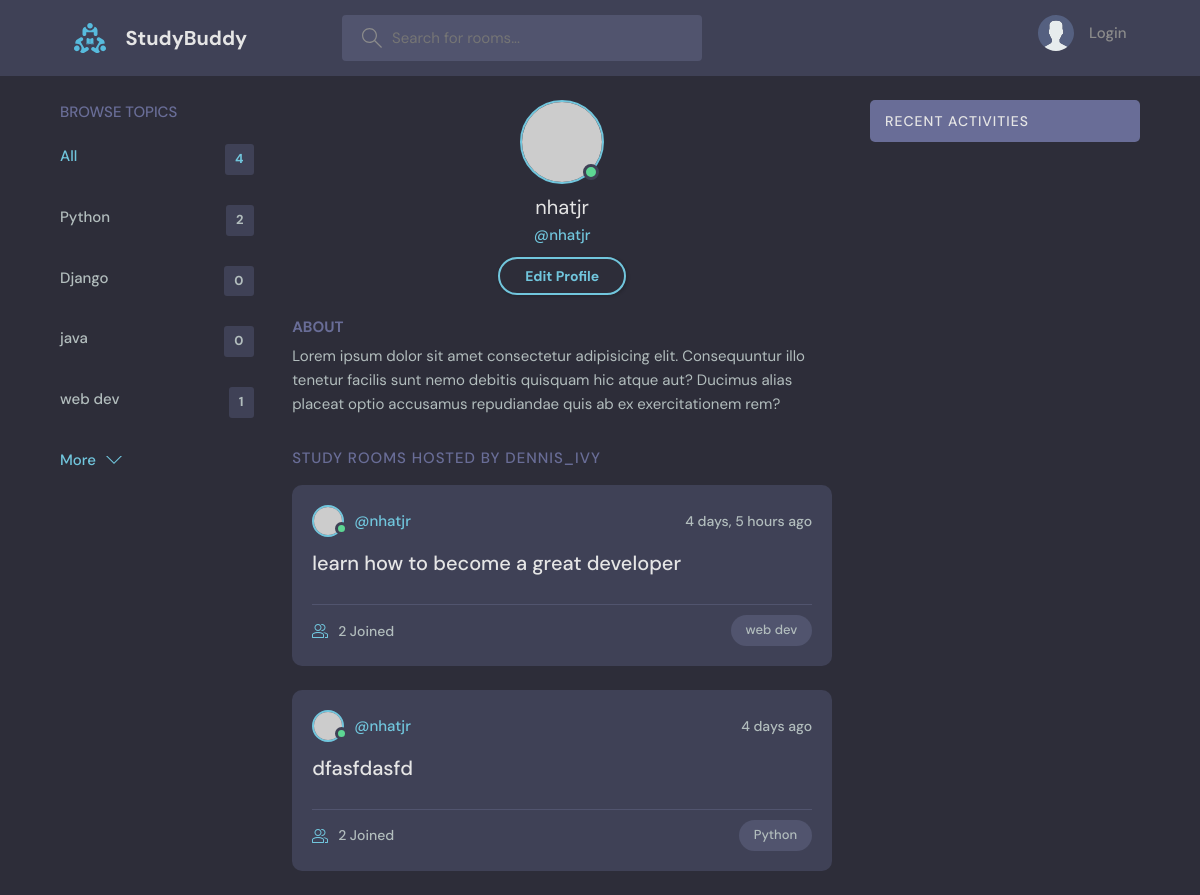
/profile/1/, run on an earlier commit of the app's database.
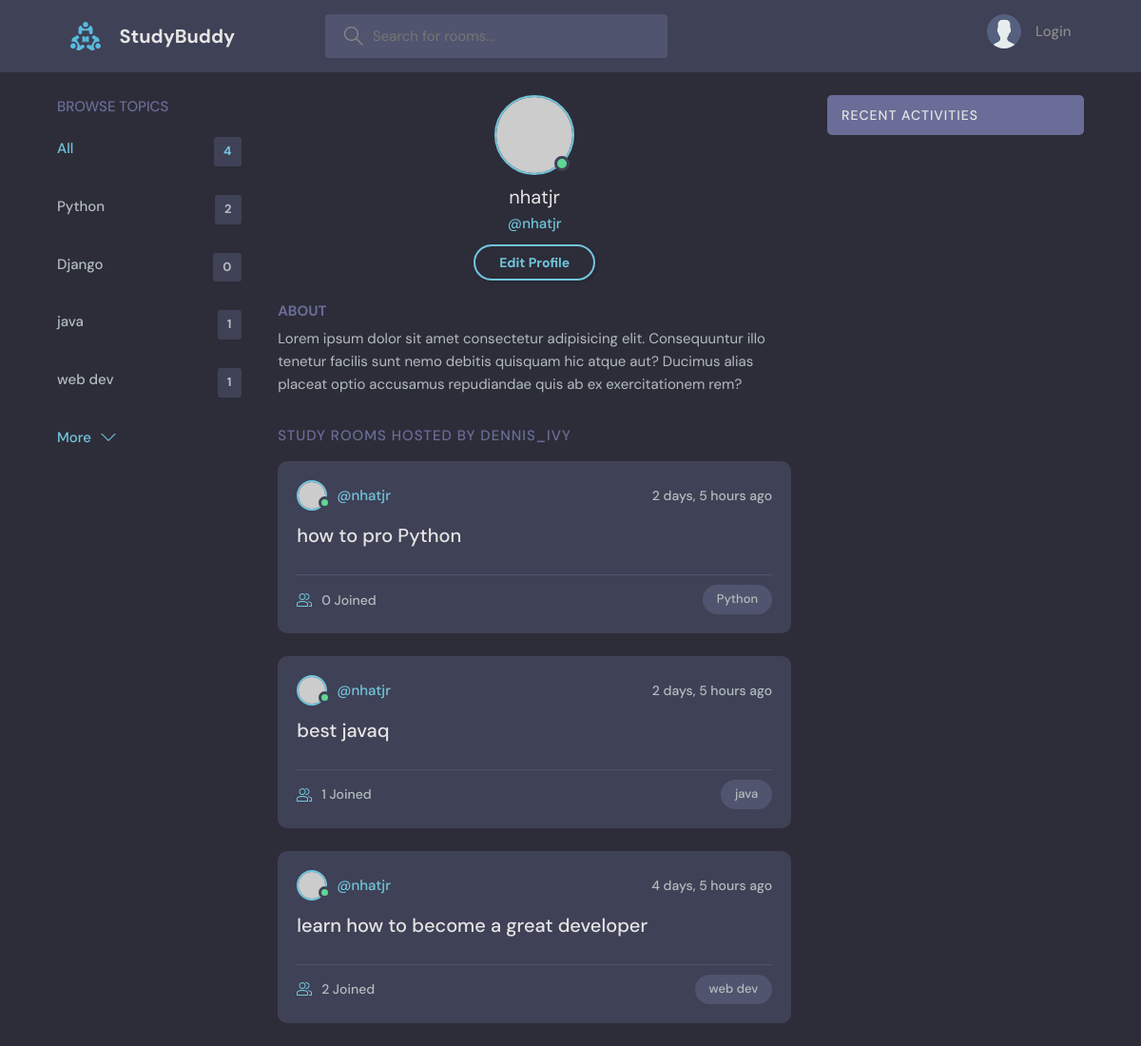
And on a later commit of the database.
### base/models.py (models this page shows, shortened)
class Topic(models.Model):
    name = models.CharField(max_length=200)

class Room(models.Model):
    host = models.ForeignKey(User, on_delete=models.SET_NULL, null = True)
    topic = models.ForeignKey(Topic, on_delete=models.SET_NULL, null = True)
    name = models.CharField(max_length=200)
    description = models.TextField(null=True, blank=True)
    participants = models.ManyToManyField(
        User,
        related_name='paticipants',
        blank=True)
    update = models.DateTimeField(auto_now=True)
    created = models.DateTimeField(auto_now_add=True)
    class Meta:
        ordering = ['-update', '-created']

### base/views.py (the view)
# urls.py: path('profile/<str:pk>/', views.userProfile, name="user-profile"),
def userProfile(request,pk):
    user = User.objects.get(id = pk)
    rooms = user.room_set.all()
    room_message = user.message_set.all()
    topics = Topic.objects.all()
    context = {'user' : user, 'rooms' : rooms, 'room_message' : room_message, 'topics' : topics}
    return render(request, 'base/profile.html', context)

### base/templates/base/profile.html
{% extends 'main.html' %}
{% block content %}
  <main class="profile-page layout layout--3">
    <div class="container">
      {% include 'base/topics_component.html' %}
      <div class="roomList">
        <div class="profile">
          <div class="profile__avatar">
            <div class="avatar avatar--large active">
              <img src="https://randomuser.me/api/portraits/men/11.jpg" />
            </div>
          </div>
          <div class="profile__info">
            <h3>{{user.username}}</h3>
            <p>@{{user.username}}</p>
            <a href="edit-user.html" class="btn btn--main btn--pill">Edit Profile</a>
          </div>
          <div class="profile__about">
            <h3>About</h3>
            <p>
              Lorem ipsum dolor sit amet consectetur adipisicing elit. Consequuntur illo tenetur
              facilis sunt nemo debitis quisquam hic atque aut? Ducimus alias placeat optio
              accusamus repudiandae quis ab ex exercitationem rem?
            </p>
          </div>
        </div>
        <div class="roomList__header">
          <div>
            <h2>Study Rooms Hosted by dennis_ivy</a>
            </h2>
          </div>
        </div>
        {% include 'base/feed_component.html' %}
      </div>
      {% include 'base/activity_component.html' %}
    </div>
  </main>
{% endblock %}

### templates/main.html (shortened to what this page needs)
<!DOCTYPE html>
{% load static %}
<html lang="en">
  <head>
    <link rel="stylesheet" href="{% static 'styles/style.css' %}" />
  </head>
  <body>
    {% include 'navbar.html' %}
    {% block content %}
    {% endblock %}
  </body>
</html>

### templates/navbar.html (shortened to what this page needs)
{% load static %}
<header class="header header--loggedIn">
    <div class="container">
      <a href="{% url 'home' %}" class="header__logo">
        <img src="{% static 'image/logo.svg' %}" />
        <h1>StudyBuddy</h1>
      </a>
      <form class="header__search" method="GET" action="{% url 'home' %}">
        <label>
          <input placeholder="Search for rooms..." />
        </label>
      </form>
      <nav class="header__menu">
        {% if request.user.is_authenticated %}
        <div class="header__user">
          <a href="profile.html">
            <div class="avatar avatar--medium active">
              <img src="https://randomuser.me/api/portraits/men/37.jpg" />
            </div>
            <p>{{request.user.username}} <span>@{{request.user.username}}</span></p>
          </a>
          <button class="dropdown-button">
            <svg version="1.1" xmlns="http://www.w3.org/2000/svg" width="32" height="32" viewBox="0 0 32 32">
              <title>chevron-down</title>
              <path d="M16 21l-13-13h-3l16 16 16-16h-3l-13 13z"></path>
            </svg>
          </button>
        </div>
        {% else %}
        <a href="{% url 'login' %}">
          <img src="{% static 'image/avatar.svg' %}" />
          <p>Login</p>
        </a>
        {% endif %}
      </nav>
    </div>
  </header>

### base/templates/base/topics_component.html (shortened to what this page needs)
<div class="topics">
    <div class="topics__header">
      <h2>Browse Topics</h2>
    </div>
    <ul class="topics__list">
      <li>
        <a href="{% url 'home' %}" class="active">All <span>{{topics.count}}</span></a>
      </li>
      {% for topic in topics %}
      <li>
        <a href="{% url 'home' %}?q={{topic.name}}"> {{topic.name}} <span>{{topic.room_set.all.count}}</span></a>
      </li>
      {% endfor %}
    </ul>
    <a class="btn btn--link" href="topics.html">
      More
      <svg version="1.1" xmlns="http://www.w3.org/2000/svg" width="32" height="32" viewBox="0 0 32 32">
        <title>chevron-down</title>
        <path d="M16 21l-13-13h-3l16 16 16-16h-3l-13 13z"></path>
      </svg>
    </a>
  </div>

### base/templates/base/feed_component.html (shortened to what this page needs)
{% for room in rooms %}
<div class="roomListRoom">
    <div class="roomListRoom__header">
      <a href="{% url 'user-profile' room.host.id %}" class="roomListRoom__author">
        <div class="avatar avatar--small active">
          <img src="https://randomuser.me/api/portraits/men/11.jpg" />
        </div>
        <span>@{{room.host.username}}</span>
      </a>
      <div class="roomListRoom__actions">
        <span>{{room.created|timesince}} ago</span>
      </div>
    </div>
    <div class="roomListRoom__content">
      <a href="{% url 'room' room.id %}">{{room.name}}</a>
    </div>
    <div class="roomListRoom__meta">
      <a class="roomListRoom__joined">
        {{room.participants.all.count}} Joined
      </a>
      <p class="roomListRoom__topic">{{room.topic.name}}</p>
    </div>
</div>
{% endfor %}

### base/templates/base/activity_component.html (shortened to what this page needs)
<div class="activities">
    <div class="activities__header">
      <h2>Recent Activities</h2>
    </div>
</div>

What changed in the data, as far as the page shows it:
removed Room: host.username "nhatjr", created "4 days", name "dfasfdasfd", participants.all.count "2", topic.name "Python"
computed for Topic "java": room_set.all.count "0" → "1"
added Room: host.username "nhatjr", created "2 days, 5 hours", name "how to pro Python", participants.all.count "0", topic.name "Python"
added Room: host.username "nhatjr", created "2 days, 5 hours", name "best javaq", participants.all.count "1", topic.name "java"
